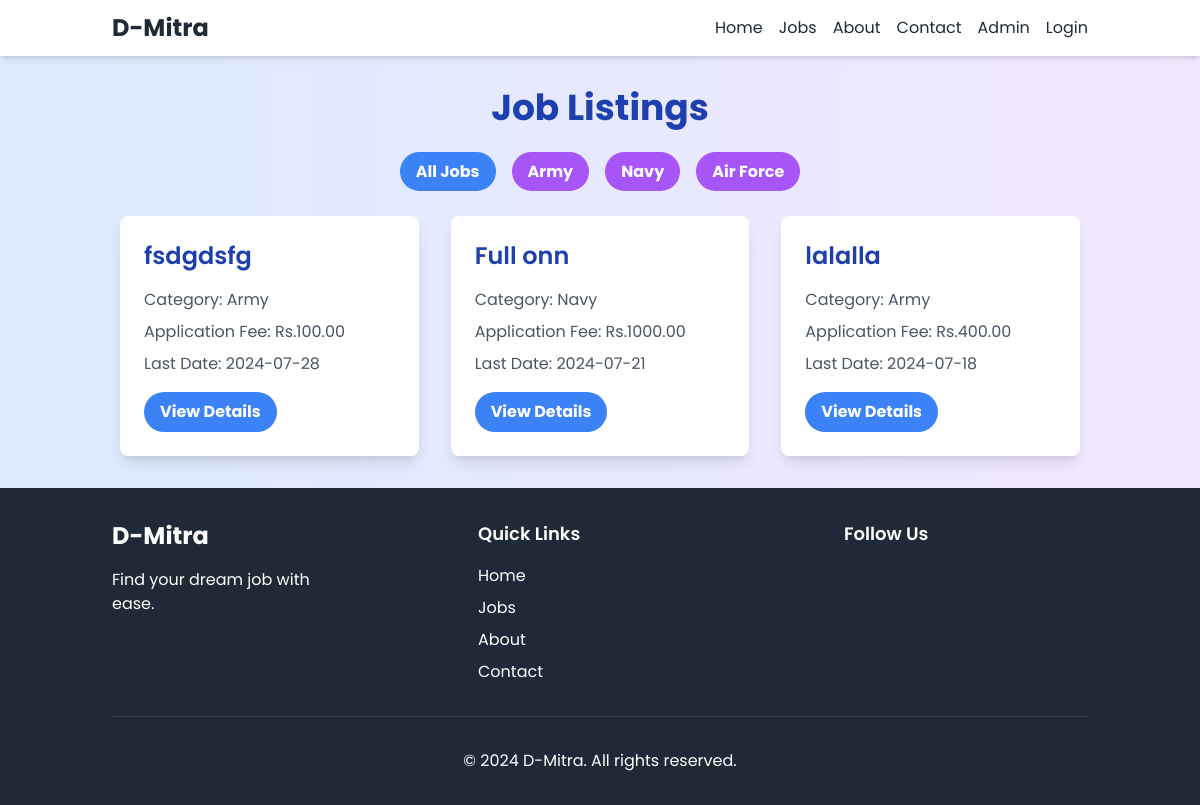
Page /user_view_jobs.php on the committed database.
### tables this page shows
CREATE TABLE `categories` (
  `id` int(11) NOT NULL,
  `name` varchar(255) NOT NULL
);

CREATE TABLE `jobs` (
  `id` int(11) NOT NULL,
  `category_id` int(11) DEFAULT NULL,
  `title` varchar(255) NOT NULL,
  `application_fee` decimal(10,2) DEFAULT NULL,
  `start_date` date DEFAULT NULL,
  `end_date` date DEFAULT NULL,
  `min_age` int(11) DEFAULT NULL,
  `max_age` int(11) DEFAULT NULL,
  `male_height` decimal(5,2) DEFAULT NULL,
  `female_height` decimal(5,2) DEFAULT NULL,
  `chest_male` decimal(5,2) DEFAULT NULL,
  `weight` decimal(5,2) DEFAULT NULL,
  `qualification` text DEFAULT NULL,
  `apply_link` varchar(255) DEFAULT NULL,
  `official_website` varchar(255) DEFAULT NULL,
  `detailed_notification` text DEFAULT NULL,
  `study_material` text DEFAULT NULL,
  `youtube_links` text DEFAULT NULL,
  `created_at` timestamp NOT NULL DEFAULT current_timestamp()
);

### user_view_jobs.php (the view, shortened to what this page needs)
<?php
require_once 'config.php';
$category_id = filter_input(INPUT_GET, 'category', FILTER_SANITIZE_NUMBER_INT) ?? null;
if ($category_id) {
    $stmt = $pdo->prepare("SELECT j.*, c.name as category_name FROM jobs j JOIN categories c ON j.category_id = c.id WHERE j.category_id = ?");
    $stmt->execute([$category_id]);
} else {
    $stmt = $pdo->query("SELECT j.*, c.name as category_name FROM jobs j JOIN categories c ON j.category_id = c.id");
}
$jobs = $stmt->fetchAll();
$stmt = $pdo->query("SELECT * FROM categories");
$categories = $stmt->fetchAll();
?>
<!DOCTYPE html>
<html lang="en">
<head>
    <script src="https://cdn.tailwindcss.com"></script>
</head>
<body class="bg-gradient-to-r from-blue-100 to-purple-100 min-h-screen">
<?php include 'header.php' ?>
    <div x-data="{ showContent: false }" x-init="setTimeout(() => showContent = true, 100)" class="container mx-auto p-8">
        <h1 class="text-4xl font-bold mb-8 text-center text-blue-800" x-show="showContent" x-transition:enter="transition ease-out duration-500" x-transition:enter-start="opacity-0 transform -translate-y-4" x-transition:enter-end="opacity-100 transform translate-y-0">Job Listings</h1>
        <nav class="mb-8" x-show="showContent" x-transition:enter="transition ease-out duration-500" x-transition:enter-start="opacity-0" x-transition:enter-end="opacity-100">
            <ul class="flex flex-wrap justify-center space-x-4">
                <li><a href="user_view_jobs.php" class="bg-blue-500 hover:bg-blue-700 text-white font-bold py-2 px-4 rounded-full transition duration-300 ease-in-out transform hover:scale-105">All Jobs</a></li>
                <?php foreach ($categories as $category): ?>
                    <li><a href="user_view_jobs.php?category=<?php echo $category['id']; ?>" class="bg-purple-500 hover:bg-purple-700 text-white font-bold py-2 px-4 rounded-full transition duration-300 ease-in-out transform hover:scale-105"><?php echo htmlspecialchars($category['name']); ?></a></li>
                <?php endforeach; ?>
            </ul>
        </nav>
        <div class="grid grid-cols-1 md:grid-cols-2 lg:grid-cols-3 gap-8" x-show="showContent" x-transition:enter="transition ease-out duration-500" x-transition:enter-start="opacity-0 transform translate-y-4" x-transition:enter-end="opacity-100 transform translate-y-0">
            <?php foreach ($jobs as $index => $job): ?>
                <div x-data="{ hover: false }" @mouseenter="hover = true" @mouseleave="hover = false" class="bg-white shadow-lg rounded-lg p-6 transition duration-300 ease-in-out transform hover:-translate-y-2" x-show="showContent" x-transition:enter="transition ease-out duration-500" x-transition:enter-start="opacity-0 transform translate-y-4" x-transition:enter-end="opacity-100 transform translate-y-0" style="transition-delay: <?php echo $index * 100; ?>ms">
                    <h2 class="text-2xl font-semibold mb-4 text-blue-800"><?php echo htmlspecialchars($job['title']); ?></h2>
                    <p class="text-gray-600 mb-2">Category: <?php echo htmlspecialchars($job['category_name']); ?></p>
                    <p class="text-gray-600 mb-2">Application Fee: Rs.<?php echo htmlspecialchars($job['application_fee']); ?></p>
                    <p class="text-gray-600 mb-4">Last Date: <?php echo htmlspecialchars($job['end_date']); ?></p>
                    <a href="job_details.php?id=<?php echo $job['id']; ?>" class="bg-blue-500 hover:bg-blue-700 text-white font-bold py-2 px-4 rounded-full inline-block transition duration-300 ease-in-out transform hover:scale-105">View Details</a>
                </div>
            <?php endforeach; ?>
        </div>
    </div>
    <?php include 'footer.php' ?>
</body>
</html>

### user_view_jobs.php (style rules this page uses)
body { font-family: 'Poppins', sans-serif; }

### rows in the picture
categories: name "Army"
categories: name "Navy"
categories: name "Air Force"
jobs: title "fsdgdsfg", category.name "Army", application_fee "100.00", end_date "2024-07-28"
jobs: title "Full onn", category.name "Navy", application_fee "1000.00", end_date "2024-07-21"
jobs: title "lalalla", category.name "Army", application_fee "400.00", end_date "2024-07-18"
